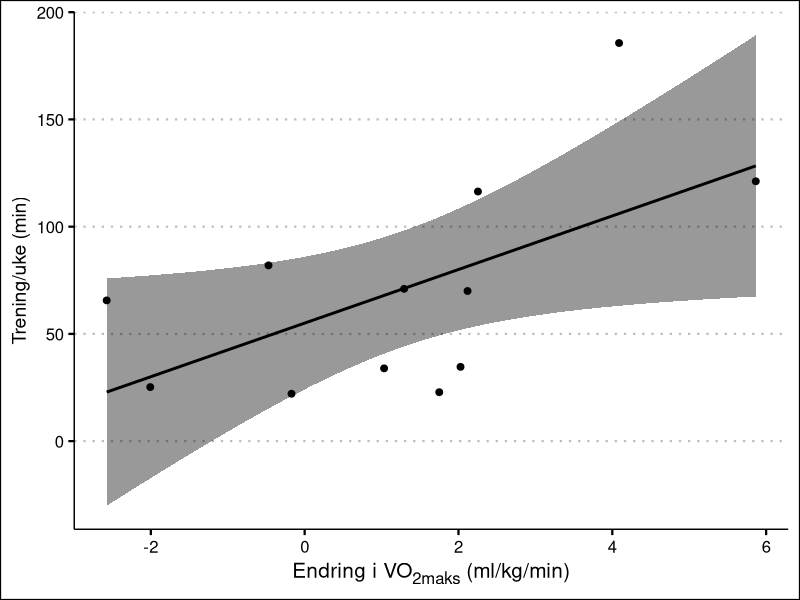

Here is the R script that generated this plot:
## ---- chunk 1
library(ggpubr)
library(tidyverse)
library(knitr)
library(flextable)
library(ggplot2)
library(readxl)
library(kableExtra)
library(ggtext)
library(ggthemes)


treningdata <- read_excel("data/trening.uke_endring.vo2maks.xlsx")

ggscatter(treningdata, x = "endring_vo2maks", y = "min_uke",
          add = "reg.line",conf.int = TRUE, cor.method = "spearman",
          xlab = "Endring i VO<sub>2maks</sub> (ml/kg/min)", ylab = "Trening/uke (min)") + theme_clean(base_size = 17) + theme(axis.title.x = element_markdown(size = 15))

shapiro.test(treningdata$endring_vo2maks)
shapiro.test(treningdata$min_uke)


kor_trening <- cor.test(treningdata$endring_vo2maks, treningdata$min_uke,  method = "spearman")
kor_trening
